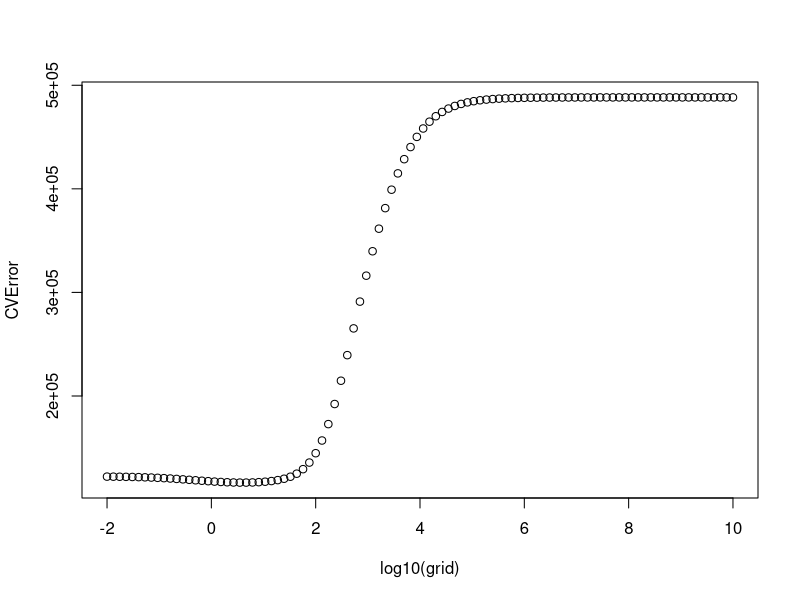

This chart was generated by the following R code:
standardize = function (X) 
{
   N = nrow(X)
   D = ncol(X)
   NX = X 
   for (i in 1:D) {
      mXi = mean(X[,i])
      sXi = sd(X[,i])
      if (sXi != 0) {
         NX[,i]=(X[,i] - mXi)/sXi
      }
      #else keep the column unchanged. all 1s case.
   }   
   return(NX)
}

MSE = function(yp, ya) 
{
   N = nrow(yp)
   S = sum( (ya - yp)^2 )
   mse = S/N 
   return(mse)
}

ridge = function(X, Y, lambda)
{
   B = solve(t(X) %*% X + lambda * diag(nrow(t(X) %*% X))) %*% t(X) %*% Y
   return(B)
}

computeRidgeCoefficeints = function( grid, X, Y )
{
   n = length(grid)
   B = ridge(X, Y, grid[1])
   M = cbind(B)
   for (i in 2:n) {
      lambda = grid[i]
      B = ridge(X, Y, lambda)
      M = cbind(M, B)
   }
   return(M)
}

df = read.csv("hitters.csv", header=TRUE, stringsAsFactors=FALSE)
x = df[, c(-1, -20)]
y = df[ , 20]
X = as.matrix(x)
X = standardize(X)
Y = as.matrix(y)
#SHOULD WE center Y
#Q2 just says "standardize the variables"
#ym = mean(Y)
#Y = Y - ym

n = nrow(X)
I = rep(1, n)
X = cbind(I, X)
m = ncol(X)

grid = 10^seq(10, -2, length=100)
M = computeRidgeCoefficeints ( grid, X, Y )

#library(glmnet)
#set.seed(1)
#result = cv.glmnet(X[, -1], Y, alpha=0, lambda = grid, nfolds = 10, thresh = 1e-10)
#plot(result)
#selectedLambda = result$lambda.min

library(caret)
set.seed(1)
a = seq(1, n)
folds = createFolds(a, k = 10, list = FALSE, returnTrain = FALSE)
#folds = sample(1:10, n, replace=TRUE)
CVError = rep (0, 100)
for (j in 1:100) {
   mspe = rep(0, 10)
   for (i in 1:10) {
      Xvalidation = X[which(folds==i), ]
      Xtraining = X[-(which(folds==i)), ]
      Ytraining = as.matrix(Y[-(which(folds==i)), ])
      B = ridge(Xtraining, Ytraining, grid[j])
      Yp = Xvalidation %*% B
      Ya = as.matrix(Y[which(folds==i)])
      mspe[i] =  MSE ( Yp, Ya )
   }
   CVError[j] = (1/10)*sum(mspe)
}
plot(log10(grid), CVError)

selectedLambda = grid[which.min(CVError)]
selectedB = ridge(X, Y, selectedLambda)
message("Report Ridge model for selected lamda ", selectedLambda)
print(selectedB)
